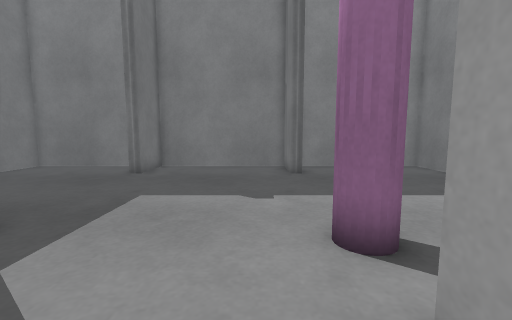
View 1 (above)

12 first-person views from a walk through a world built for the Gazebo simulator. The camera is 0.35 m above the floor, tilts 6° down and sees 90° across. The floor is counted in squares, 0.2 m on a side. Each view is taken from the middle of a square. On the plan, view 1 faces up. The plan holds only what a view shows up to about 15 squares ahead; the rest is blank.

View 2
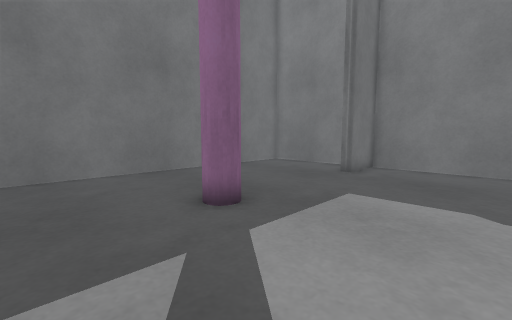

View 3
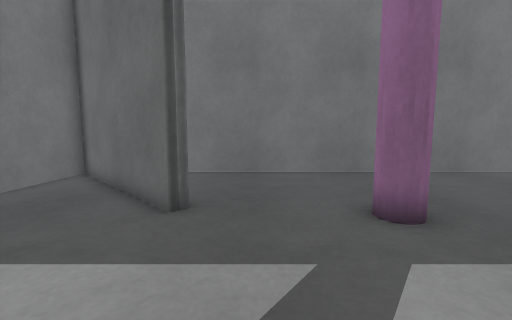

View 4
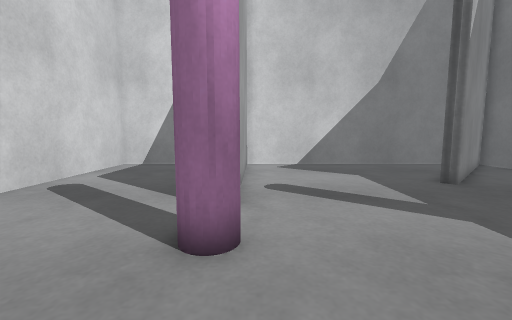

View 5
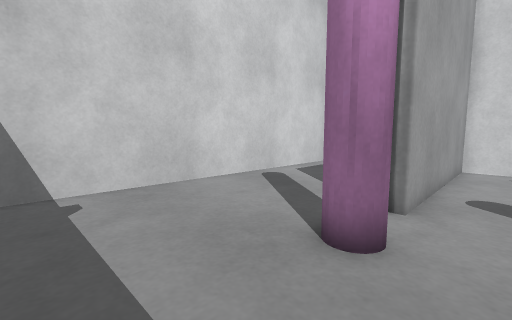

View 6
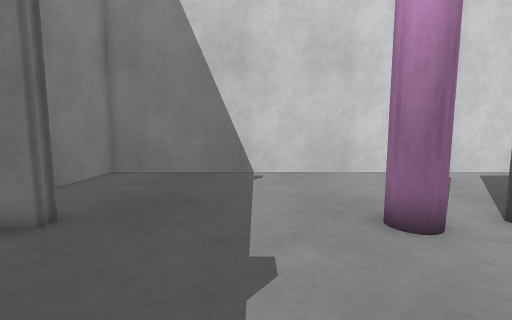

View 7
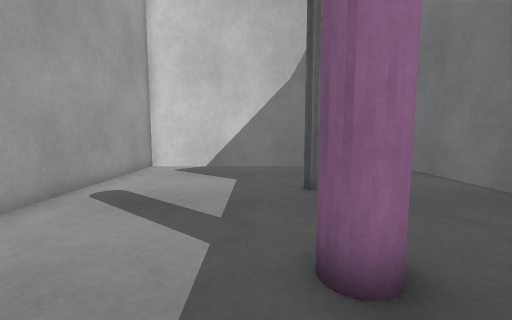

View 8
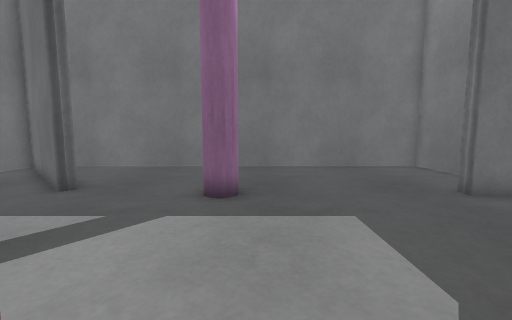

View 9
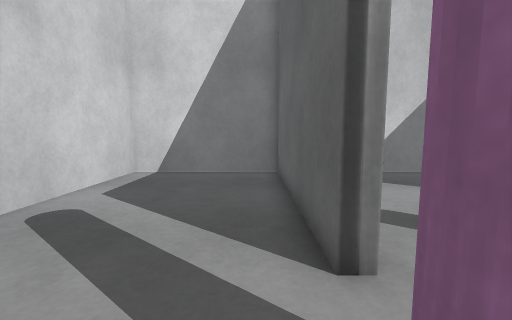

View 10
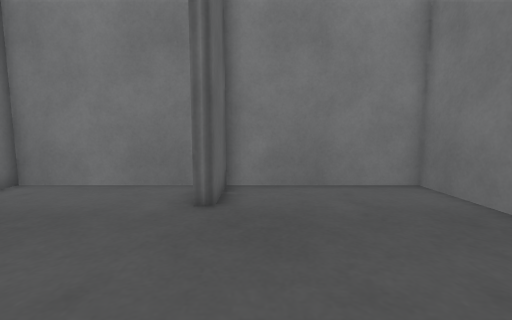

View 11
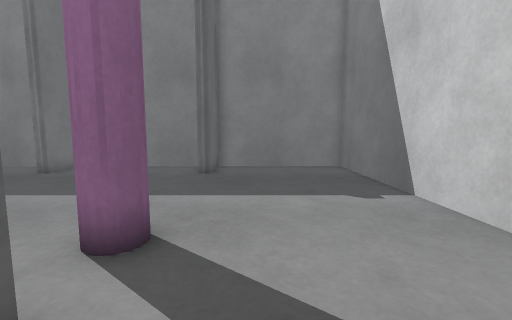

View 12
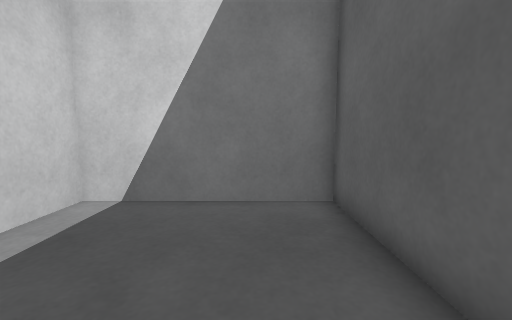

### Floor plan
Points are (right, up) in squares from view 1. A wall is a line through its corners. A room is listed if a view was taken in it or the views show most of it. See-through windows are left out.
Room 1 (views 1, 2, 3, 4, 5, 6, 7, 8, 9, 10, 11, 12)
walls: (-6.6, 13.5) (-11.5, 13.5) (-11.5, -6.2) (-5.9, -0.6) (-5.5, -0.9) (-11.1, -6.5) (1.5, -6.5) (1.5, 2) (2, 2) (2, -6.5) (8.5, -6.5) (8.5, 13.5) (2, 13.5) (2, 11) (1.5, 11) (1.5, 13.5) (-5, 13.5) (-5, 11) (-5.5, 11)

Where each view was taken, in squares from view 1:
view 1: 0 up, 0 right, facing up
view 2: 0 up, 0 right, facing up-left
view 3: 1 up, 0 right, facing left
view 4: 8 up, 1 right, facing down
view 5: 8 up, 0 right, facing down-right
view 6: 7 up, 3 left, facing right
view 7: 7 up, 4 left, facing down
view 8: 5 up, 2 right, facing left
view 9: 5 up, 3 right, facing down
view 10: 5 up, 3 right, facing up
view 11: 0 up, 4 right, facing up
view 12: 0 up, 4 right, facing down
